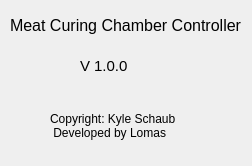
<?xml version="1.0" encoding="UTF-8"?>
<ui version="4.0">
 <class>About</class>
 <widget class="QDialog" name="About">
  <property name="geometry">
   <rect>
    <x>0</x>
    <y>0</y>
    <width>252</width>
    <height>166</height>
   </rect>
  </property>
  <property name="windowTitle">
   <string>About</string>
  </property>
  <widget class="QLabel" name="label">
   <property name="geometry">
    <rect>
     <x>10</x>
     <y>10</y>
     <width>231</width>
     <height>31</height>
    </rect>
   </property>
   <property name="font">
    <font>
     <pointsize>12</pointsize>
    </font>
   </property>
   <property name="text">
    <string>Meat Curing Chamber Controller</string>
   </property>
  </widget>
  <widget class="QLabel" name="label_2">
   <property name="geometry">
    <rect>
     <x>80</x>
     <y>50</y>
     <width>71</width>
     <height>31</height>
    </rect>
   </property>
   <property name="font">
    <font>
     <pointsize>11</pointsize>
    </font>
   </property>
   <property name="text">
    <string>V 1.0.0</string>
   </property>
  </widget>
  <widget class="QLabel" name="label_3">
   <property name="geometry">
    <rect>
     <x>50</x>
     <y>100</y>
     <width>141</width>
     <height>51</height>
    </rect>
   </property>
   <property name="text">
    <string>Copyright: Kyle Schaub
 Developed by Lomas</string>
   </property>
  </widget>
 </widget>
 <resources/>
 <connections/>
</ui>
